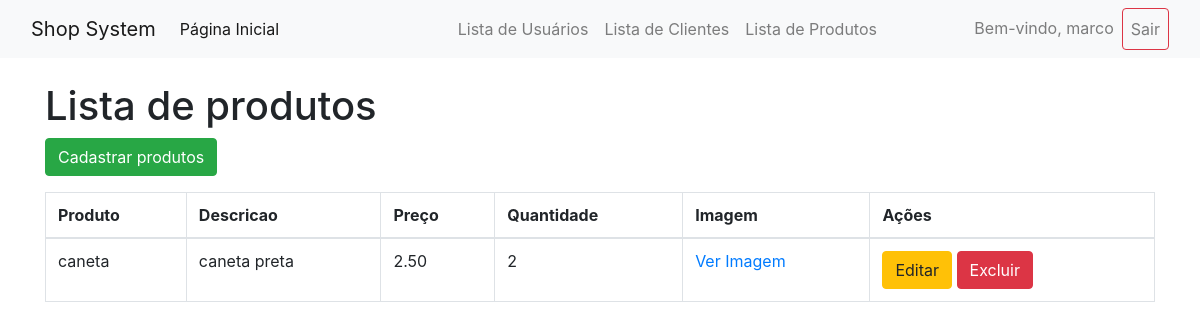
Page /lista_produtos.php (signed in) on the committed database.
### tables this page shows
CREATE TABLE `produtos` (
  `id` int NOT NULL AUTO_INCREMENT,
  `nome` varchar(100) NOT NULL,
  `descricao` text,
  `preco` decimal(10,2) NOT NULL,
  `quantidade` int NOT NULL,
  `imagem` varchar(255) NOT NULL,
  PRIMARY KEY (`id`)
);

### lista_produtos.php (the view, shortened to what this page needs)
<?php
include 'conexao.php';
include 'menu.php';
$produtos = $conn->query("SELECT * FROM produtos")->fetchAll(PDO::FETCH_ASSOC);
?>
<!DOCTYPE html>
<html lang="pt-br">
<head>
  <link rel="stylesheet" href="https://maxcdn.bootstrapcdn.com/bootstrap/4.5.2/css/bootstrap.min.css">
</head>
<body>
  <div class="container">
    <h1 class="mt-4">Lista de produtos</h1>
    <a href="cadastrar_produto.php" class="btn btn-success mb-3">Cadastrar produtos</a>
    <table class="table table-bordered">
      <thead>
        <tr>
          <th>Produto</th>
          <th>Descricao</th>
          <th>Preço</th>
          <th>Quantidade</th>
          <th>Imagem</th>
          <th>Ações</th>
        </tr>
      </thead>
      <tbody>
        <?php foreach ($produtos as $produtos): ?>
        <tr>
          <td><?= htmlspecialchars($produtos['nome']) ?></td>
          <td><?= htmlspecialchars($produtos['descricao']) ?></td>
          <td><?= htmlspecialchars($produtos['preco']) ?></td>
          <td><?= htmlspecialchars($produtos['quantidade']) ?></td>
          <td><a href="uploads/<?= htmlspecialchars($produtos['imagem']) ?>" target="_blank">Ver Imagem</a></td>
          <td>
            <?php if ($_SESSION['nivel_acesso'] == 'ADMINISTRADOR'): ?>
            <a href="editar_produtos.php?id=<?= $produtos['id'] ?>" class="btn btn-warning">Editar</a>
            <a href="excluir_produtos.php?id=<?= $produtos['id'] ?>" class="btn btn-danger"
              onclick="return confirm('A exclusão será permanente! Tem certeza disso?')">Excluir</a>
            <?php else: ?>
            <span class="text-muted">Sem permissão</span>
            <?php endif; ?>
          </td>
        </tr>
        <?php endforeach; ?>
      </tbody>
    </table>
  </div>
</body>
</html>

### rows in the picture
produtos: nome "caneta", descricao "caneta preta", preco "2.50", quantidade "2"

### other values in the picture
$_SESSION['nome_usuario'] "marco"
